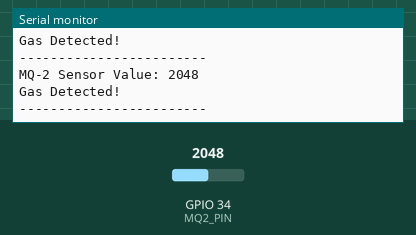
Simulated run of this sketch. Board: ESP32. Shown: the last lines printed to the serial monitor. The test bench sets the inputs (shaded band); at power-on: GPIO 34 (MQ2_PIN) = 2048.

Above: at 2.2 s.
2.3 s: GPIO 34 (MQ2_PIN) set to 560
At 3.8 s:
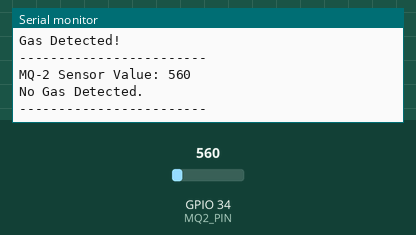
5.5 s: GPIO 34 (MQ2_PIN) set to 491
At 6.6 s:
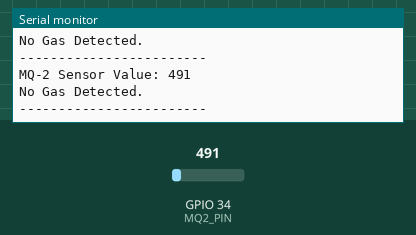
Timing chart, 0 to 8.5 s (numbered marks = the images above; inputs shaded):
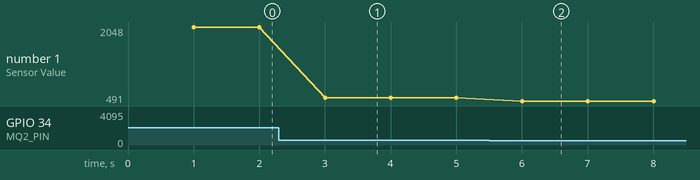

The sketch:

mq2.ino
```cpp
const int MQ2_PIN = 34;
const int GAS_THRESHOLD = 600;

void setup() {
  Serial.begin(115200);
  delay(1000);


  pinMode(MQ2_PIN, INPUT);

  Serial.println("MQ-2 Gas Sensor test");
}

void loop() {
  int gasValue = analogRead(MQ2_PIN);
  Serial.print("MQ-2 Sensor Value: ");
  Serial.println(gasValue);

  if (gasValue > GAS_THRESHOLD) {
    Serial.println("Gas Detected!");
  } else {
    Serial.println("No Gas Detected.");
  }

  Serial.println("------------------------");
  delay(1000);
}
```

Measured:
- after the input at 2.3 s, the serial monitor: prints a new line after 0.70 s (image 1)
- after the input at 5.5 s, the serial monitor: prints a new line after 0.50 s (image 2)
- plotted number 1: 2048 → 560 after the input at 2.3 s, 560 → 491 after the input at 5.5 s
